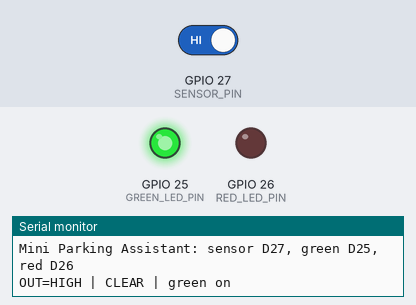
Bench run of a sketch on a simulated ESP32. Shown: output pins drawn as LEDs (lit = HIGH), the last lines printed to the serial monitor. Inputs (shaded band) come from the test bench; at power-on: GPIO 27 (SENSOR_PIN) HIGH.

Above: at 1.2 s.
1.3 s: GPIO 27 (SENSOR_PIN) driven LOW
At 2.2 s:
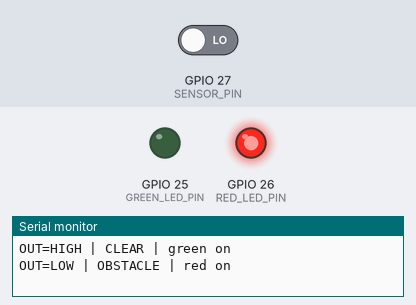
2.8 s: GPIO 27 (SENSOR_PIN) driven HIGH
At 3.3 s:
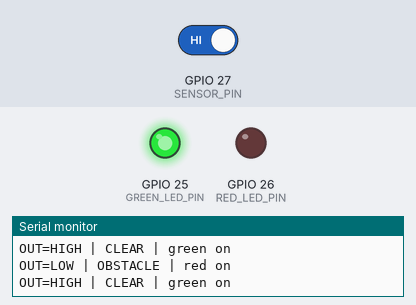
Timing chart, 0 to 5.8 s (numbered marks = the images above; inputs shaded):
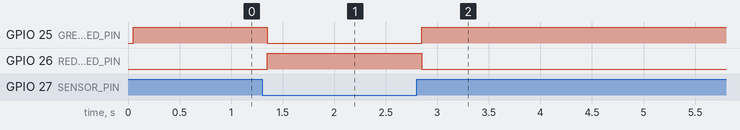

Measured:
- after the input at 1.3 s, GPIO 25 (GREEN_LED_PIN): HIGH → LOW after 0.05 s; GPIO 26 (RED_LED_PIN): LOW → HIGH after 0.05 s
- after the input at 2.8 s, GPIO 25 (GREEN_LED_PIN): LOW → HIGH after 0.05 s; GPIO 26 (RED_LED_PIN): HIGH → LOW after 0.05 s

The sketch:

parking_assistant.ino
```cpp
#include <Arduino.h>

constexpr uint8_t SENSOR_PIN = 27;
constexpr uint8_t GREEN_LED_PIN = 25;
constexpr uint8_t RED_LED_PIN = 26;

// Start with active-LOW detection; change to HIGH if your sensor is reversed.
constexpr uint8_t OBSTACLE_LEVEL = LOW;
constexpr unsigned long STABLE_TIME_MS = 50;

int candidateReading = HIGH;
unsigned long candidateSince = 0;
bool hasStableReading = false;
bool obstacleDetected = false;

void showState(bool detected, int rawReading) {
  // Turn the other LED off before turning this one on.
  if (detected) {
    digitalWrite(GREEN_LED_PIN, LOW);
    digitalWrite(RED_LED_PIN, HIGH);
  } else {
    digitalWrite(RED_LED_PIN, LOW);
    digitalWrite(GREEN_LED_PIN, HIGH);
  }
  Serial.print("OUT=");
  Serial.print(rawReading == LOW ? "LOW" : "HIGH");
  Serial.println(detected ? " | OBSTACLE | red on" : " | CLEAR | green on");
}

void setup() {
  pinMode(GREEN_LED_PIN, OUTPUT);
  pinMode(RED_LED_PIN, OUTPUT);
  digitalWrite(GREEN_LED_PIN, LOW);
  digitalWrite(RED_LED_PIN, LOW);
  // Pull up to the ESP32's own 3.3 V logic supply.
  pinMode(SENSOR_PIN, INPUT_PULLUP);
  Serial.begin(115200);
  Serial.println("Mini Parking Assistant: sensor D27, green D25, red D26");
  candidateReading = digitalRead(SENSOR_PIN);
  candidateSince = millis();
}

void loop() {
  const unsigned long now = millis();
  const int reading = digitalRead(SENSOR_PIN);

  if (reading != candidateReading) {
    candidateReading = reading;
    candidateSince = now;
  }

  // Accept a change only after 50 ms without another input transition.
  if (now - candidateSince >= STABLE_TIME_MS) {
    const bool detected = candidateReading == OBSTACLE_LEVEL;
    if (!hasStableReading || detected != obstacleDetected) {
      hasStableReading = true;
      obstacleDetected = detected;
      showState(detected, candidateReading);
    }
  }
}
```
